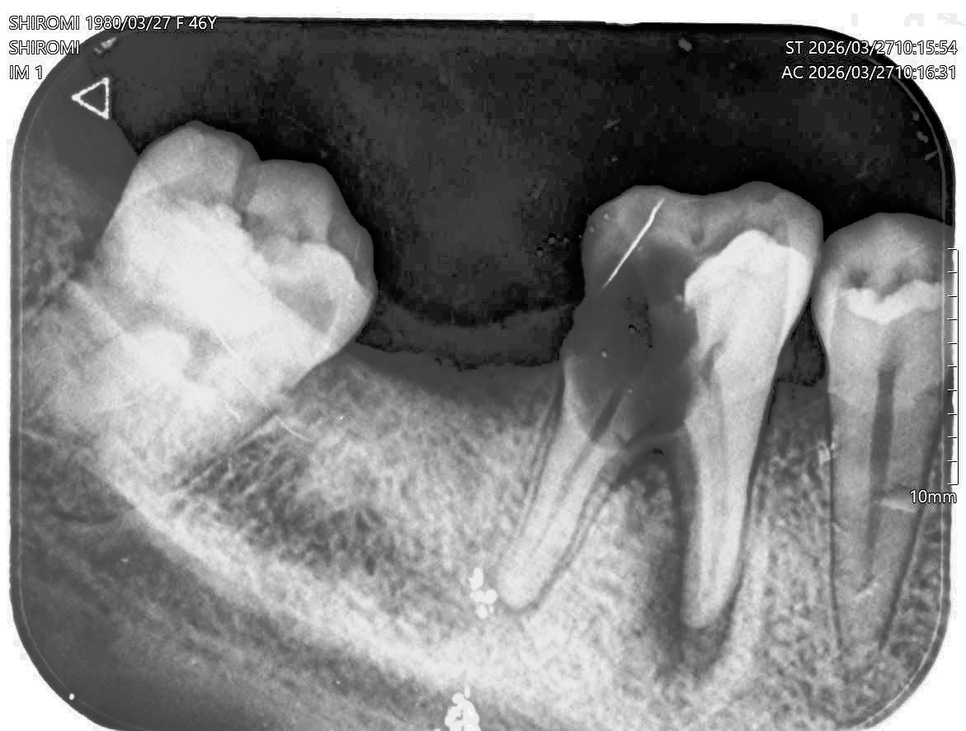
#> input picture data/abscess/raw/HistogramEqualized/ab15.jpg, 966 x 731 px, shrunk from 1171 x 886 before the run
$ python -i boundary_refinement.py   (imports and definitions only)   (older library calls are emulated)
#> lines starting #> are read from the running program, lines starting #| are printed output that depends on the picture
#> further down, picture is the input picture: shape (731, 966); min 0, max 255, mean 128.8
"""Conservative, narrow-band boundary refinement for selected tooth masks."""

from __future__ import annotations

import cv2
import numpy as np
from skimage.segmentation import chan_vese

from src.working_length.segmentation.shape_component_selection import (
    select_shape_constrained_component,
)


# [72 lines left out: functions fill_mask_holes, smooth_mask_boundary, create_boundary_band, refine_with_chan_vese, constrained_chan_vese_refinement, not called in this run]


def compute_gradient_map(gray: np.ndarray) -> np.ndarray:
    blurred = cv2.GaussianBlur(gray, (5, 5), 0)
    gradient_x = cv2.Sobel(blurred, cv2.CV_32F, 1, 0, ksize=3)
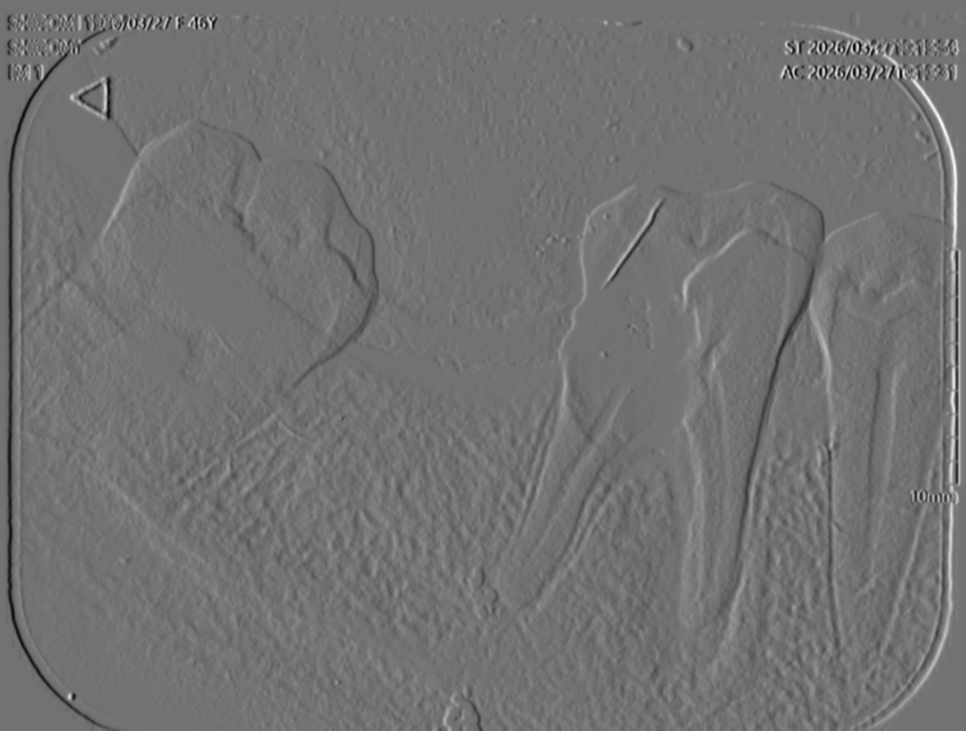
#> gradient_x: shape (731, 966) float32; min -435, max 531, mean 0; drawn with min black and max white
    gradient_y = cv2.Sobel(blurred, cv2.CV_32F, 0, 1, ksize=3)
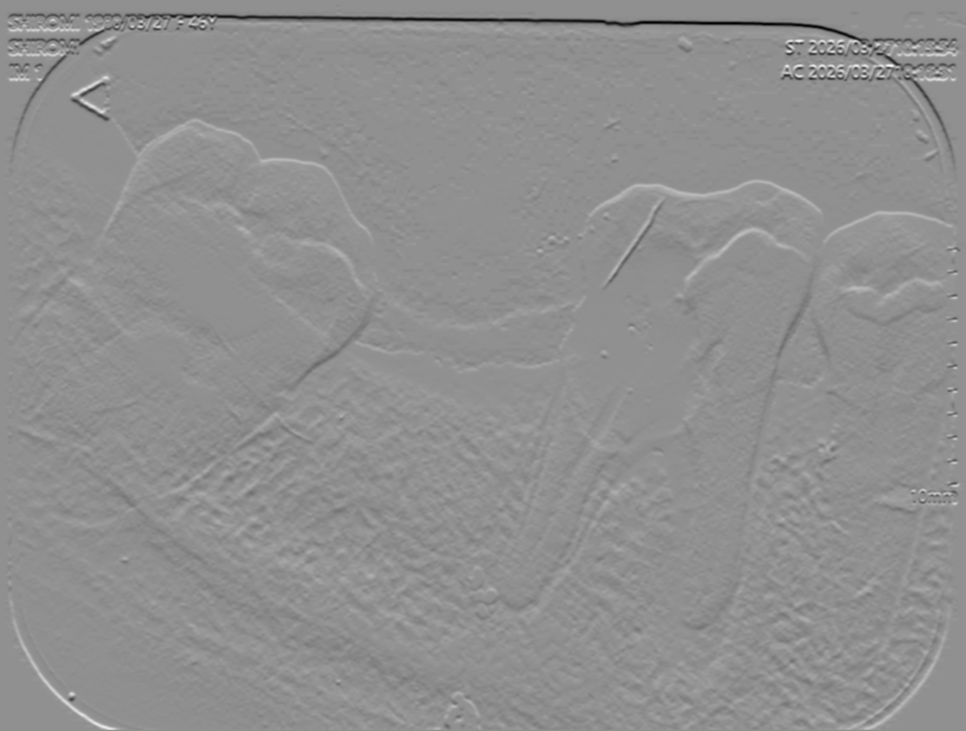
#> gradient_y: shape (731, 966) float32; min -631, max 486, mean -0.8; drawn with min black and max white
    gradient = cv2.magnitude(gradient_x, gradient_y)
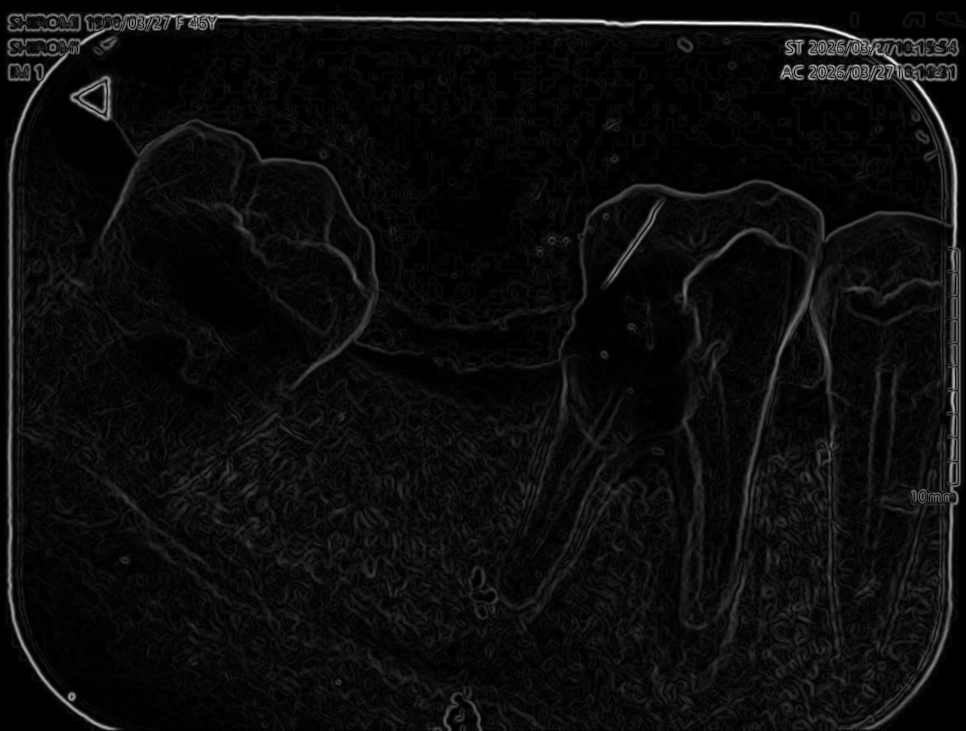
#> gradient: shape (731, 966) float32; min 0, max 631, mean 31.7; drawn with min black and max white
    return cv2.normalize(gradient, None, 0.0, 1.0, cv2.NORM_MINMAX)


# [139 lines left out: functions suppress_edge_crossing, get_apex_protection_mask, create_boundary_overlay, refine_tooth_boundary_stages, refine_tooth_boundary, not called in this run]

>>> import cv2
>>> picture = cv2.imread('../../../data/abscess/raw/HistogramEqualized/ab15.jpg', cv2.IMREAD_GRAYSCALE)
>>> result = compute_gradient_map(picture)

$ run again, on data/abscess/raw/HistogramEqualized/ab6.jpg
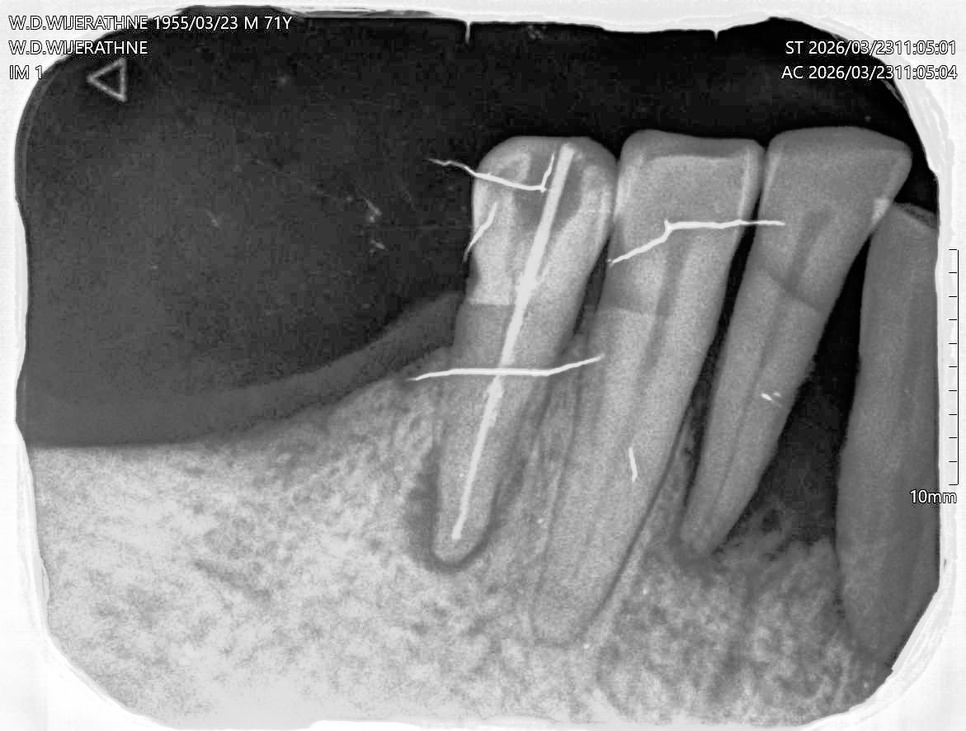
#> input picture data/abscess/raw/HistogramEqualized/ab6.jpg, 966 x 731 px, shrunk from 1171 x 886 before the run
#> picture is the input picture: shape (731, 966); min 0, max 255, mean 128.3
#> in compute_gradient_map, `gradient_y = cv2.Sobel(blurred, cv2.CV_32F, 0, 1, ksize=3)`:
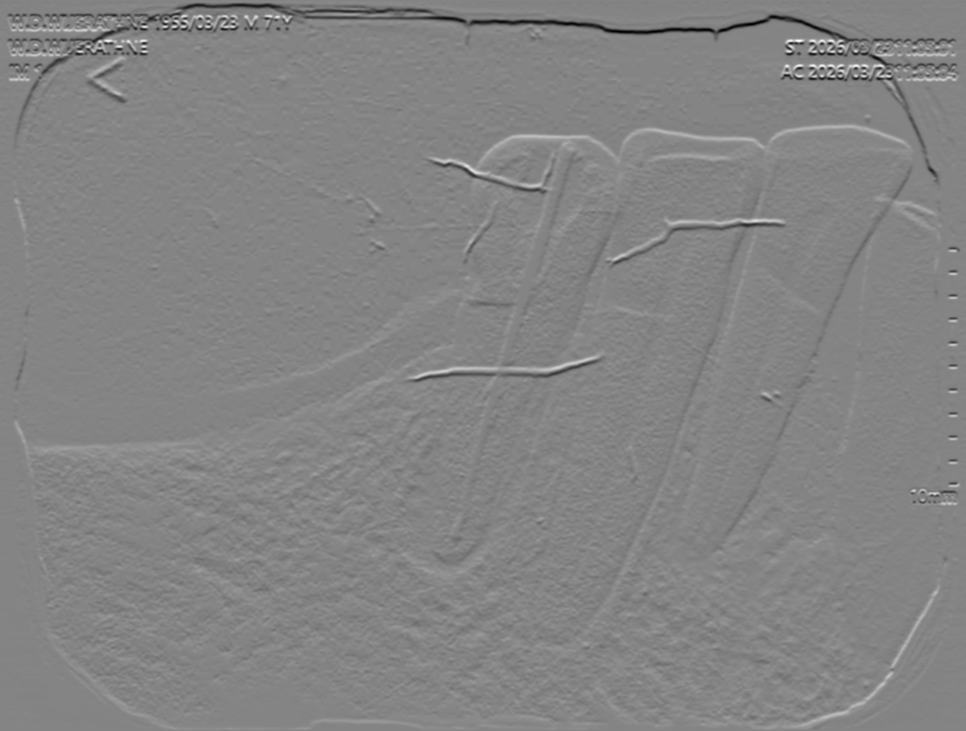
#> gradient_y: shape (731, 966) float32; min -527, max 490, mean 0; drawn with min black and max white
#> in compute_gradient_map, `gradient = cv2.magnitude(gradient_x, gradient_y)`:
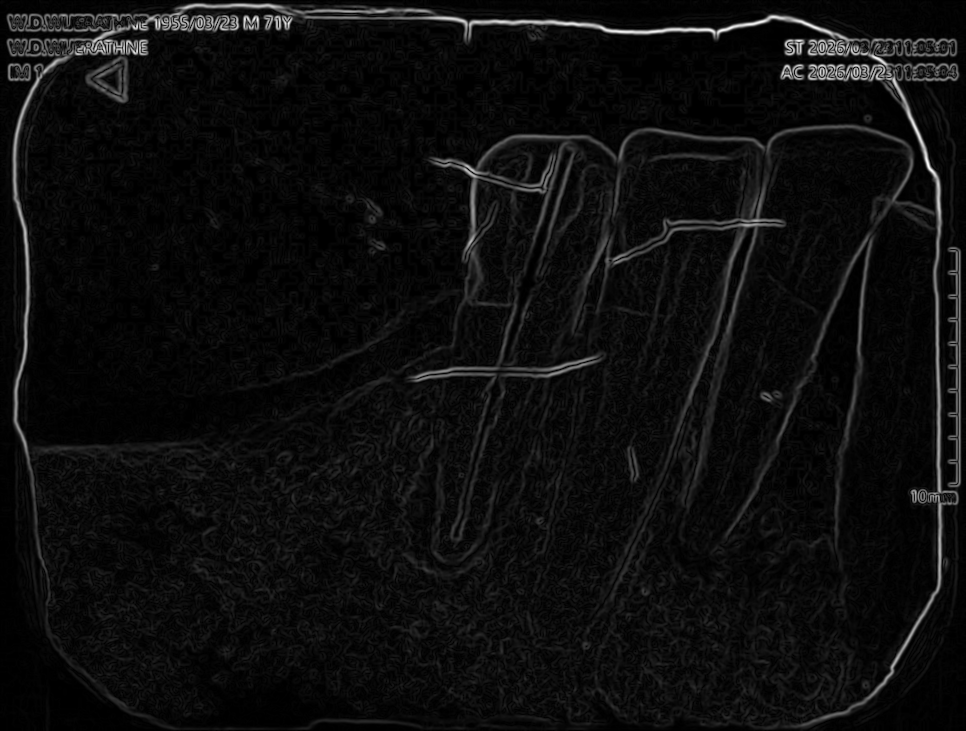
#> gradient: shape (731, 966) float32; min 0, max 545.9, mean 29.7; drawn with min black and max white
